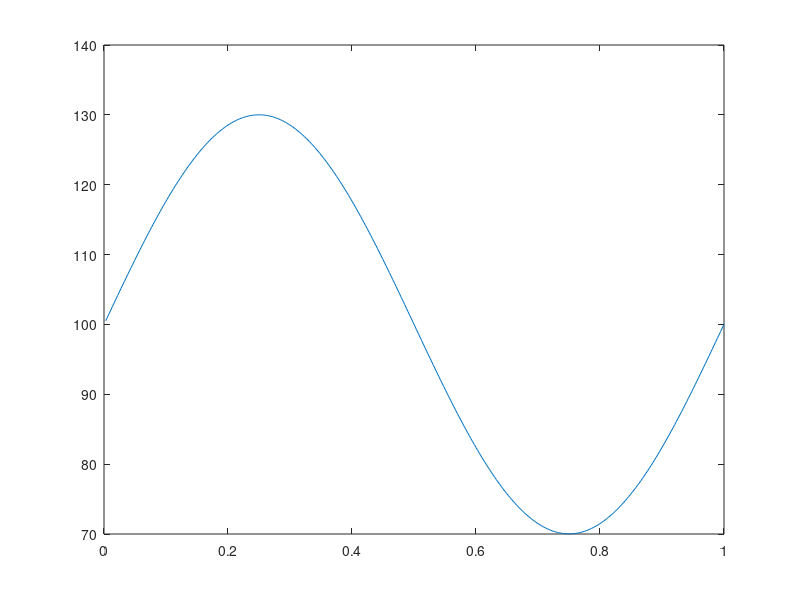
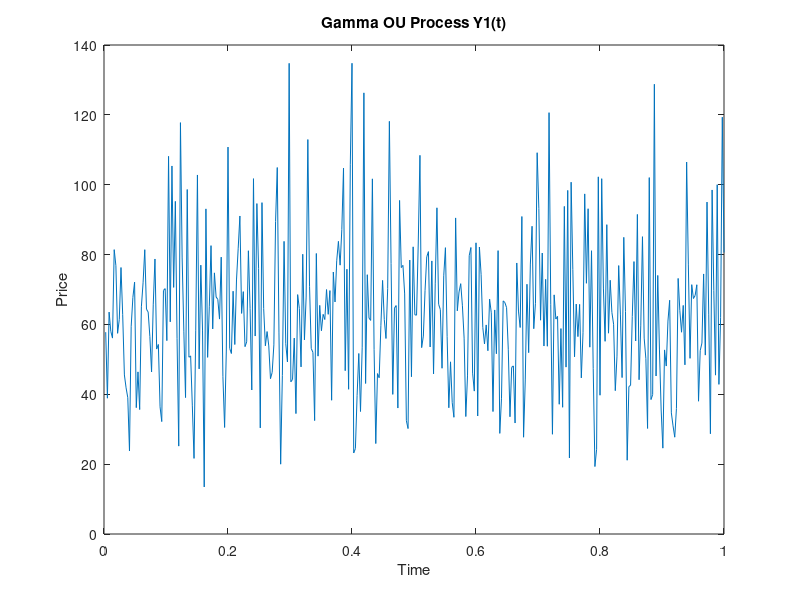
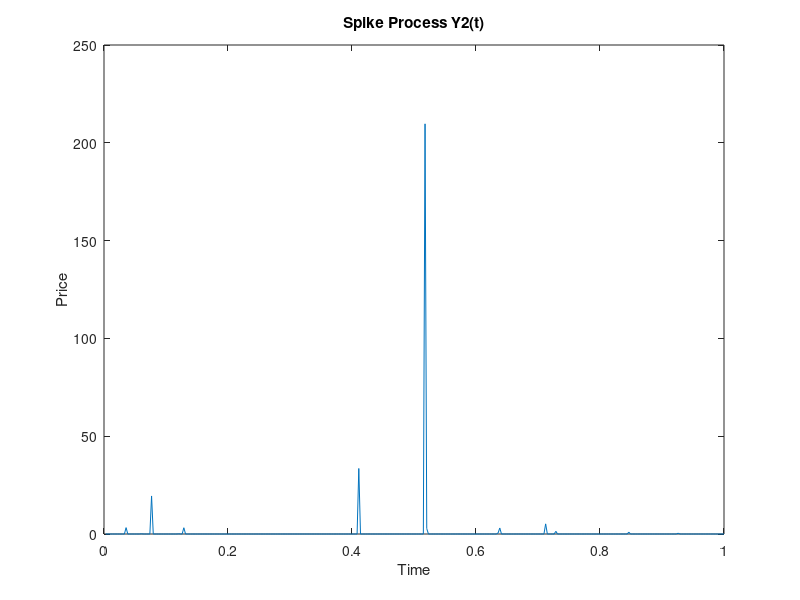
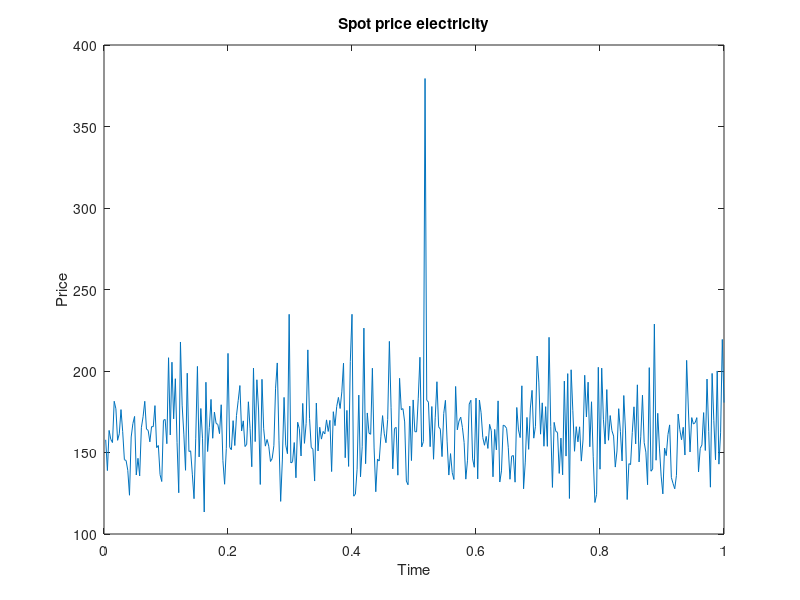

The MATLAB script that drew these images, in order: (Note: this script raises an error after producing the figures.)
clear all
clc
%% PUNTO 1
%Driven by Gamma process.
t=1;
dt=t/365;
time_steps=t/dt;
%% Constant Parameters Starting from Nord Pool datacase (PAG 88 BOOK BENTH)
y_0=1;
%b1=0.085;
b2=1.1;
d1=0;
d2=0;
% eta1=0.1;
% eta2=0.1;
A=30;
B=100;
C=0.025;
tt=[t:-dt:dt];
Lambda_tt= A*sin(2*pi*tt)+B+C*tt;
Lambda= @(t) A*sin(2*pi*t)+B+C*t;
plot(tt,Lambda_tt)

%% POINT 1) simulation of S(t) North Pool case
%%y1
scale=1/7.7;
shape=8.06;
Y1=60*gamrnd(shape,scale,1,time_steps);
figure()
plot(tt,Y1)
title('Gamma OU Process Y1(t)')
ylabel('Price') 
xlabel('Time') 

%%y2
k=0.5;
shape2=1/k*dt;
scale2=k;
Y2 = 1000*gamrnd(shape2,scale2,1,time_steps).*exp(-b2*((t:-dt:dt)-dt/2));
figure()
plot(tt,Y2)
title('Spike Process Y2(t)')
ylabel('Price') 
xlabel('Time') 

%%S ARITHMETIC PLOT
S= Lambda(t)+Y1+Y2;
figure()
plot(tt,S)
title('Spot price electricity')
ylabel('Price') 
xlabel('Time') 

%% PUNTO 4 
%%DATES INITIALIZATION
t0 = datenum(2022,11,04); %trading date
file = 'DataFREEX.xlsx';
fwd = readtable(file, 'Sheet','Fwd');
[fwd] = dates(fwd,t0);
%% CALIBRATION 8 params of our Arithmetic model using lsqcurvefit

b1 = [];
b2 = [];
eta1 = [];
eta2 = [];
A = []; 
B = []; 
C = []; 
k = [];

t00=0;
Fwd = @(params, t12) Swap_Aritmetic(t00,t12(:,1), t12(:,2), params(1), params(2), params(3), params(4),params(5), params(6), params(7), params(8));
T12 = [fwd.T1LAG, fwd.T2LAG]/360;
F_mkt = fwd.Price;
% TRY 1) 
% C=0.0017, ETA1 e ETA2 >-10
tic
[params, ~, residual, ~, ~] = lsqcurvefit(Fwd, ...
    [0.085,1.1,0.1,0.1,30,100,0.025,0.5],...
    T12, F_mkt, [eps, eps, -5, -10, eps, eps ,eps , eps ], [+10, +10, +5, +10, +1000,+1000,+100,+10] );
toc
%% TRY 2)
% C=0.53, ETA1 e ETA2 <-40

% tic
% [params, ~, residual, ~, ~] = lsqcurvefit(Fwd, ...
%     [0.085,1.1,0.1,0.1,30,100,0.025,0.5],...
%     T12, F_mkt, [eps, eps, -50, -50, eps, eps ,eps , eps ], [+inf, +inf, +50, +50, +1000,+1000,+100,+10] );
% toc
%% TRY 3) 
%'levenberg-marquardt' method NOT GOOD CALIBRATION

%tic
% [params, ~, residual, ~, ~] = lsqcurvefit(Fwd, ...
%     [0.085,1.1,0.1,0.1,30,100,0.025,0.5],...
%     T12, F_mkt, [eps, eps, -50, -50, eps, eps ,eps , eps ], [+inf, +inf, +50, +50, +1000,+1000,+100,+inf],OPTIONS );
%toc
%% PARAMS VALUE SAVED
b1 = params(1);
b2 = params(2);
eta1 = params(3);
eta2 = params(4);
A = params(5); 
B = params(6); 
C = params(7); 
k = params(8);

%%PRICES OBTAINED
F_fitted = Fwd([ b1,b2,eta1,eta2,A,B,C,k], [(fwd.T1LAG)/360, (fwd.T2LAG)/360]);

%% PLOT 1 
% We plot the fitted forward prices and the market forward prices 1 price
% for every date

T12=unique(sort(datenum(fwd.T1)));

F_fitted_plot=F_fitted(1:2);
F_fitted_plot(3:5)=F_fitted(5:7);
F_fitted_plot(6:10)=F_fitted(9:13);
F_fitted_plot(11:16)=F_fitted(15:20);

F_mkt_plot = F_mkt(1:2);
F_mkt_plot(3:5)  = F_mkt(5:7);
F_mkt_plot(6:10) = F_mkt(9:13);
F_mkt_plot(11:16)= F_mkt(15:20);

fig_fwdfit = figure();
h9 = plot_quotations(T12, F_mkt_plot, fig_fwdfit, 'r-');
hold on
h10 = plot_quotations(T12, F_fitted_plot, fig_fwdfit, 'b-');
title('Swap prices fitting')
ylabel('[€/MWh]')
datetick
grid on
legend([h9(1), h10(1)], 'F_{market}','F_{fitted}')
%% We plot the FWD fitting residuals: we can remark that residuals are smaller
% further in time
figure, bar(residual) 
grid on
title('Swaps fitting: Residuals')
ylabel('[€/MWh]') 

%% POINT 5) SIMULATION OF ARITHMETIC MODEL

% TRY 1 PARAMS 
b1 = 1.09771610219808;
b2 = 1.10642878472344;
eta1 = -4.14319582058300;
eta2 = -9.05174902047426;
A = 366.302657874939; 
B = 442.484258010818; 
C = 0.00170595931845587; 
k = 0.00111962643222655;

% TRY 2 PARAMS
% b1 = 1.10917626986489;
% b2 = 1.09751174635978;
% eta1 = -42.3573159617590;
% eta2 = -49.2585925080214;
% A = 368.062601281903; 
% B = 440.643707073349; 
% C = 0.537147220493738; 
% k = 0.0529749408290142;

[Swap_2y,IC95] = Arithmetic_simulation(b1,b2,eta1,eta2,A,B,C,k)  

%% VALUTARE LA CONVERGENZA IN BASE AL N DI SIMULAZIONI
% 3 paths of simulations increasing every time the number of simulations
% result in same final price with 10^5 simulations.

Swap_2y_simulated=[ 511.6263, 511.6328 , 511.63407, 511.6333  ]';

Swap_2y_simulated_2=[511.6152, 511.6331 , 511.63294, 511.6333  ]';

Swap_2y_simulated_3=[511.6373, 511.6392, 511.63275, 511.6333]';

Nsim=[10^2,10^3,10^4,10^5]';
figure();
semilogx(Nsim,Swap_2y_simulated);
hold on
semilogx(Nsim,Swap_2y_simulated_2);
hold on
semilogx(Nsim,Swap_2y_simulated_3);
title('Swap simulation');
ylabel('€');
xlabel('Number of simulations');


%% PRICING OF EU PLAIN VANILLA PUTS
t=0; T=2;
zero_rate=0.02; % 2%
BB=exp(-zero_rate*(T-t)); %% discount factor
K=[400:10:600]';
Put=(zeros(size(K)));
for ii=1:21
Put(ii)=BB*max(K(ii)-Swap_2y,0);
end

figure();
plot(K,Put,'Marker', '*');
title('Eu Plain Vanilla Puts on Swap 2y Price')
ylabel('Put Prices')
xlabel('Strikes')


%% FACULTATIVE
%%POINT VII)
%Arithmetic model framework p=1, m=1, n=0;
t=1;
dt=t/365;
time_steps=t/dt;
%% Constant Parameters Nord Pool case
a=0.5;
mu=0;
sigma=0.2;
b=1;
x_0=1;
A=30;
B=100;
C=0.025;
%% Seasonality
Lambda=@(t) A*sin(2*pi*t)+B+C*t;
%%Gamma parameter
k=0.5;
shape=1/k*dt; scale=k;
nu=@(y) (y>1e-8)*1/k.*exp(-y/k)./y;
gamma=quadgk(@(y) nu(y).*y,-1,1);

%%Simulate OU spot
N_sim=10^3;
path = gamrnd(shape,scale,N_sim,time_steps).*exp(-b*((t:-dt:dt)-dt/2)); 
G=randn(N_sim,1);
X=x_0*exp(-a*t)+mu/a*(1-exp(-a*t))+sigma*sqrt((1-exp(-2*a*t))/2/a)*G;
S= Lambda(t)+X;
mean(S)
%% POINT 2) FORWARD PRICE
%%Simulate fwd under Q
theta_x=@(t) 0;
theta_y=@(t) 0;
t=1;
T=2;
Theta=@(t,T) sigma*quadgk(@(u)theta_x(u)*exp(-a*(T-u)),t,T);
X_Q=X;
f=@(t,T,X) Lambda(T)+Theta(t,T)+mu/a*(1-exp(-a*(T-t)))+X_Q*exp(-a*(T-t));
mean(f(t,T,X))
%% POINT 3) SWAP PRICE
%%Simulate swap under Q (Proposition 4.14)
T1=2;
T2=3;
F=@(t,T1,T2,X) quadgk(@(u) arrayfun(@(u)Theta(t,u),u),T1,T2)+quadgk(@(t)Lambda(t),T1,T2)/(T2-T1)+X_Q*(exp(-a*T1)-exp(-a*T2))/(a*(T2-T1));
F(0,T1,T2,1);
mean(F(0,T1,T2,1))
%% 4) CALIBRATION  2 with p=1, m=1, n=0;

a=[];
theta_x= [];
sigma=[];
A = []; 
B = []; 
C = []; 

t00=0;
Fwd = @(params, t12) Swap_Aritmetic_2(t00,t12(:,1), t12(:,2), params(1), params(2), params(3),params(4),params(5),params(6));
T12 = [fwd.T1LAG, fwd.T2LAG]/360;
F_mkt = fwd.Price;

tic
[params, ~, residual, ~, ~] = lsqcurvefit(Fwd, ...
    [0.5,0,0.2,30,100,0.025],...
    T12, F_mkt, [eps,eps,eps, eps, eps, -100 ], [+1,10,10, +500,+600,+1] ); 
toc

a=params(1);
theta_x=params(2);
sigma=params(3);
A=params(4);
B=params(5);
C=params(6); %%C negative

%% PLOT 1 
% We plot the fitted forward prices and the market forward prices, 1 price for every date

T12=unique(sort(datenum(fwd.T1)));
F_fitted_plot=F_fitted(1:2);
F_fitted_plot(3:5)=F_fitted(5:7);
F_fitted_plot(6:10)=F_fitted(9:13);
F_fitted_plot(11:16)=F_fitted(15:20);

F_mkt_plot = F_mkt(1:2);
F_mkt_plot(3:5)  = F_mkt(5:7);
F_mkt_plot(6:10) = F_mkt(9:13);
F_mkt_plot(11:16)= F_mkt(15:20);

fig_fwdfit = figure();
h9 = plot_quotations(T12, F_mkt_plot, fig_fwdfit, 'r-');
hold on
h10 = plot_quotations(T12, F_fitted_plot, fig_fwdfit, 'g-');
title('Forward products fitting')
ylabel('[€/MWh]')
datetick
grid on
legend([h9(1), h10(1)], 'F_{market}','F_{fitted}')
%% PLOT RESIDUALS
%We plot the forward fitting residuals: we can remark that residuals are smaller
% further in time

figure, bar(residual) 
grid on
title('FWD fitting: Residuals')
ylabel('[€/MWh]') 
%% POINT 5 SIMULATION OF SWAP 2Y
a=0.817145436337675;
theta_x=1.7e-06;
sigma=0.149;
A=347.273908960324;
B=510.067097377570;
C=-82.7146763341531;

t=1;
T=3;
[Swap_2y_facultative,IC95_2] = Arithmetic_simulation_2(a,A,B,C)  
%% PUT PRICES 
zero_rate=0.02; % 2%
BB=exp(-zero_rate*(T-t)); % discount factor
K=[300:10:500]';
Put=(zeros(size(K)));
for ii=1:21
Put(ii)=BB*max(K(ii)-Swap_2y_facultative,0);
end
fig_fwdfit = figure();
plot(K,Put,'Marker', '*');
title('Eu Plain Vanilla Puts on Swap 2y Price')
ylabel('Put Prices')
xlabel('Strikes')











